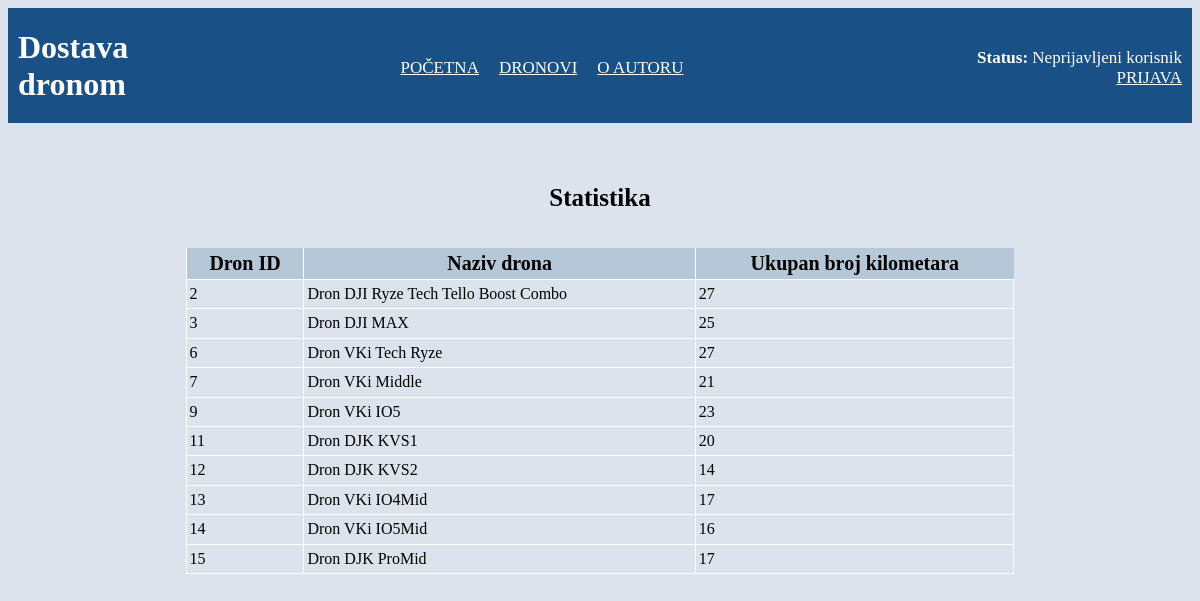
Screenshot of /statistika.php with the database file from the repository.
### tables this page shows
CREATE TABLE `dron` (
  `dron_id` int(11) NOT NULL,
  `vrsta_drona_id` int(11) NOT NULL,
  `poveznica_slika` varchar(500) NOT NULL,
  `naziv` varchar(45) NOT NULL
);

### baza.php (called while the page is built, shortened)
<?php
	function izvrsiUpit($veza,$upit){
		$rezultat=mysqli_query($veza,$upit);
		return $rezultat;
	}
?>

### statistika.php (the view, shortened to what this page needs)
<?php
	include("zaglavlje.php");
	$bp=spojiSeNaBazu();
?>
<?php
				$sql="SELECT d.dron_id, d.naziv, SUM(do.dostavaKM) as brojDostava FROM dostava as do, dron as d  WHERE d.dron_id=do.dron_id GROUP BY d.dron_id;";
				$rs=izvrsiUpit($bp,$sql);
				echo "<table id='kordiv'>";
					echo "<caption>Statistika</br></caption>";
					echo "<thead><tr>
					<th>Dron ID</th>
					<th>Naziv drona</th>
					<th>Ukupan broj kilometara</th>
				</tr></thead>";
				echo "<tbody>";
				while(list($dron_id, $naziv_drona, $brojDostava)=mysqli_fetch_array($rs)){
					echo
					"<tr>
                    <td>$dron_id</td>
                    <td>$naziv_drona</td>
                    <td>$brojDostava</td>
					</tr>";
                }
				echo "</tbody>";
				echo "</table>";
			echo "<br/>";
?>

### zaglavlje.php (shortened to what this page needs)
<?php
   include("baza.php");
   $trenutna=basename($_SERVER["PHP_SELF"]);
	$aktivni_korisnik=0;
	$aktivni_korisnik_tip=-1;
?>
<!DOCTYPE html>
<html lang="hr">
   <head>
       <link type="text/css" rel="stylesheet" href="index.css">
   </head>
   <body>
        <header>
            <h1>Dostava <br> dronom </h1>
            <nav>
            <?php
                if($aktivni_korisnik_tip==0) {
                                echo '<a href="index.php" class="navigacija" ';
								if($trenutna=="index.php")echo ' id="aktivna"';
								echo ">POČETNA</a>";
								echo '<a href="dronovi.php" class="navigacija"';
								if($trenutna=="dronovi.php")echo ' id="aktivna"';
								echo ">DRONOVI</a>";
								echo '<a href="dostava.php" class="navigacija" ';
								if($trenutna=="dostava.php")echo ' id="aktivna"';
								echo ">DOSTAVA</a>";
								echo '<a href="narudzbe.php" class="navigacija" ';
								if($trenutna=="narudzbe.php")echo ' id="aktivna"';
								echo ">NARUDŽBE</a>";
                                echo '<a href="korisnici.php" class="navigacija" ';
                                if($trenutna=="korisnici.php")echo ' id="aktivna"';
								echo ">KORISNICI</a>";
								echo '<a href="statistika.php" class="navigacija" ';
                                if($trenutna=="statistika.php")echo ' id="aktivna"';
								echo ">STATISTIKA</a>";
								echo '<a href="o_autoru.html" class="navigacija" ';
                                if($trenutna=="o_autoru.html")echo ' id="aktivna"';
								echo ">O AUTORU</a>";
							}else{
								echo '<a href="index.php" class="navigacija"';
								if($trenutna=="index.php")echo ' id="aktivna"';
								echo ">POČETNA</a>";
								echo '<a href="top5.php" class="navigacija"';
								if($trenutna=="top5.php")echo ' id="aktivna"';
								echo ">DRONOVI</a>";
								echo '<a href="o_autoru.html" class="navigacija"';
								if($trenutna=="o_autoru.html")echo ' id="aktivna"';
								echo ">O AUTORU</a>";
						}
            ?>
            </nav>
            <div id="prijavazaglavlje">
            <?php
            if($aktivni_korisnik===0){
                echo "<text><strong>Status: </strong> Neprijavljeni korisnik</text><br>";
                echo "<a class='link' href='prijava.php'>PRIJAVA</a> <br>";
            }
            else{
                echo "<text><strong>Status: </strong>Dobrodošli, $aktivni_korisnik_ime</text><br>";
				echo "<a class='link' href='prijava.php?logout=1'>Odjava</a>";
            }
            ?>
            </div>
        </header>

### index.css (style rules this page uses)
header { width: 100%; height:115px; background-color: rgb(25, 81, 134); }
#prijavazaglavlje { float:right; font-size: 17px; margin-top: 40px; margin-right: 10px; text-align: right; }
h1 { float:left; margin-left: 10px; color:white; }
nav { float: left; margin-top: 50px; margin-left: 23%; }
.navigacija { font-size:17px; margin-right:20px; }
a { color:white; }
body { background-color: rgb(220, 227, 236); }
th { background-color: rgb(182, 200, 216); font-size: 20px; border-bottom:1pt solid white; border-left: 1pt solid white; padding:4px; }
table { border-collapse: collapse; }
td { border-bottom: 1pt solid white; border-left: 1pt solid white; border-right: 1pt solid white; padding:3px; line-height: 1.4; border-top:1pt solid white; }
text { color:white; }
#kordiv { width: 70%; margin-top:25px; margin-left:15%; }
caption { font-weight: bold; font-size:25px; line-height: 4; }

### rows the page displays
dron: dron_id "2", naziv "Dron DJI Ryze Tech Tello Boost Combo", brojDostava "27"
dron: dron_id "3", naziv "Dron DJI MAX", brojDostava "25"
dron: dron_id "6", naziv "Dron VKi Tech Ryze", brojDostava "27"
dron: dron_id "7", naziv "Dron VKi Middle", brojDostava "21"
dron: dron_id "9", naziv "Dron VKi IO5", brojDostava "23"
dron: dron_id "11", naziv "Dron DJK KVS1", brojDostava "20"
dron: dron_id "12", naziv "Dron DJK KVS2", brojDostava "14"
dron: dron_id "13", naziv "Dron VKi IO4Mid", brojDostava "17"
dron: dron_id "14", naziv "Dron VKi IO5Mid", brojDostava "16"
dron: dron_id "15", naziv "Dron DJK ProMid", brojDostava "17"
